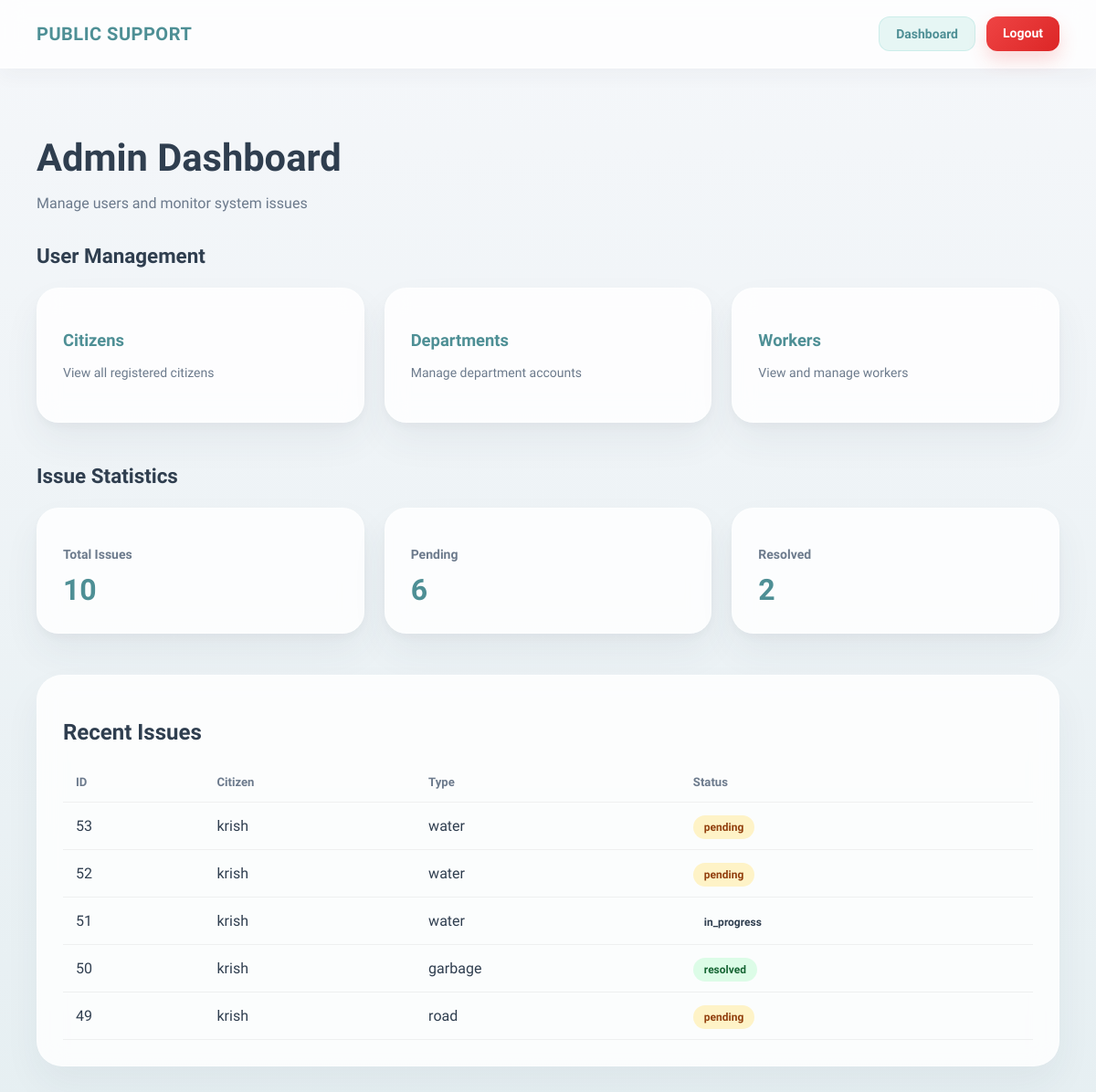
Before: /admin_dashboard/ (signed in) with the older database file.
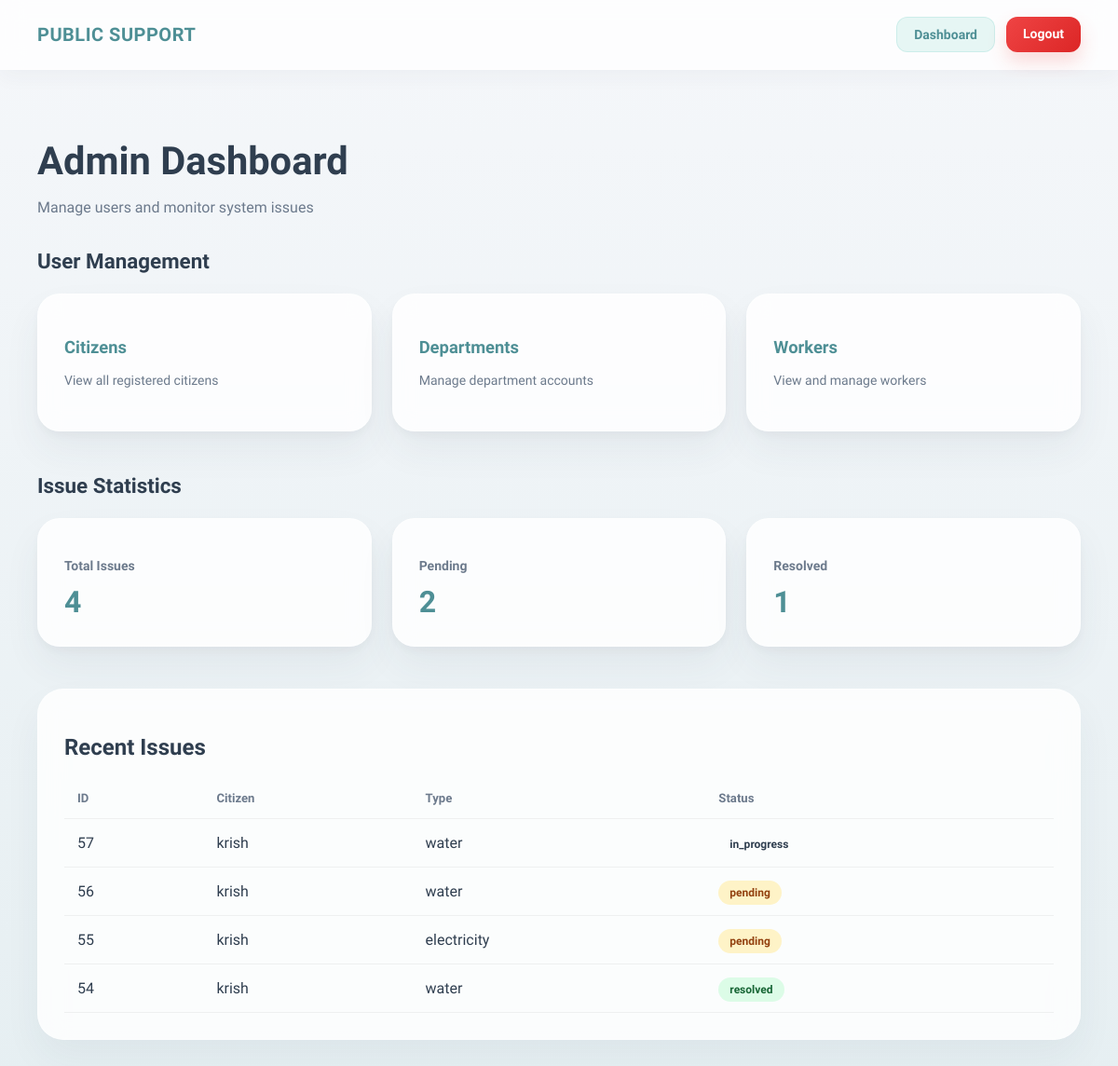
After: the same page with the newer database file.
### reports/models.py (models this page shows, shortened)
class Issue(models.Model):
    ISSUE_TYPES = [
        ('road', 'Road Problem'),
        ('water', 'Water Supply'),
        ('electricity', 'Electricity'),
        ('garbage', 'Garbage'),
    ]
    STATUS_CHOICES = [
        ('pending', 'Pending'),
        ('in_progress', 'In Progress'),
        ('resolved', 'Resolved'),
    ]
    citizen = models.ForeignKey(User, on_delete=models.CASCADE)
    worker = models.ForeignKey(
        User,
        on_delete=models.SET_NULL,
        null=True,
        blank=True,
        related_name='assigned_worker'
    )
    description = models.TextField()
    issue_type = models.CharField(max_length=50, choices=ISSUE_TYPES)
    location = models.CharField(max_length=255)
    image = models.ImageField(upload_to='issues/', blank=True, null=True)
    status = models.CharField(max_length=20, choices=STATUS_CHOICES, default='pending')
    is_escalated = models.BooleanField(default=False)
    deadline = models.DateTimeField(null=True, blank=True)
    created_at = models.DateTimeField(auto_now_add=True)

### frontend/views.py (the view)
# urls.py: path('admin_dashboard/', views.admin_dashboard, name='admin_dashboard'),
@login_required(login_url='login')
def admin_dashboard(request):
    total_users = User.objects.count()
    total_issues = Issue.objects.count()
    pending = Issue.objects.filter(status='pending').count()
    resolved = Issue.objects.filter(status='resolved').count()
    recent_issues = Issue.objects.order_by('-created_at')[:5]
    context = {
        "total_users": total_users,
        "total_issues": total_issues,
        "pending": pending,
        "resolved": resolved,
        "recent_issues": recent_issues
    }
    return render(request, "frontend/admin_dashboard.html", context)

### frontend/templates/frontend/admin_dashboard.html (shortened to what this page needs)
{% load static %}
<!DOCTYPE html>
<html lang="en">
<head>
<link rel="stylesheet" href="{% static 'css/admin_dashboard.css' %}">
</head>
<body>
<nav class="navbar">
<div class="logo">
PUBLIC SUPPORT
</div>
<div class="nav-buttons">
<a href="{% url 'admin_dashboard' %}" class="nav-btn dashboard-btn">
Dashboard
</a>
<a href="{% url 'logout' %}" class="nav-btn logout-btn">
Logout
</a>
</div>
</nav>
<div class="dashboard-container">
<header class="dashboard-header">
<h1>Admin Dashboard</h1>
<p>Manage users and monitor system issues</p>
</header>
<h2 class="section-title">User Management</h2>
<div class="user-grid">
<a href="{% url 'citizen_list' %}" class="user-card">
<h3>Citizens</h3>
<p>View all registered citizens</p>
</a>
<a href="{% url 'department_list' %}" class="user-card">
<h3>Departments</h3>
<p>Manage department accounts</p>
</a>
<a href="{% url 'worker_list' %}" class="user-card">
<h3>Workers</h3>
<p>View and manage workers</p>
</a>
</div>
<h2 class="section-title">Issue Statistics</h2>
<div class="stats-grid">
<div class="stat-card">
<h3>Total Issues</h3>
<p>{{ total_issues }}</p>
</div>
<div class="stat-card">
<h3>Pending</h3>
<p>{{ pending }}</p>
</div>
<div class="stat-card">
<h3>Resolved</h3>
<p>{{ resolved }}</p>
</div>
</div>
<div class="table-wrapper">
<h2>Recent Issues</h2>
<table class="issue-table">
<thead>
<tr>
<th>ID</th>
<th>Citizen</th>
<th>Type</th>
<th>Status</th>
</tr>
</thead>
<tbody>
{% for issue in recent_issues %}
<tr>
<td>{{ issue.id }}</td>
<td>{{ issue.citizen.username }}</td>
<td>{{ issue.issue_type }}</td>
<td>
<span class="status {{ issue.status }}">
{{ issue.status }}
</span>
</td>
</tr>
{% empty %}
<tr>
<td colspan="4" class="no-data">
No issues reported
</td>
</tr>
{% endfor %}
</tbody>
</table>
</div>
</div>
</body>
</html>

Changed rows visible on the page:
removed Issue: id "53", citizen.username "krish", issue_type "water", status "pending"
removed Issue: id "52", citizen.username "krish", issue_type "water", status "pending"
removed Issue: id "51", citizen.username "krish", issue_type "water", status "in_progress"
removed Issue: id "50", citizen.username "krish", issue_type "garbage", status "resolved"
removed Issue: id "49", citizen.username "krish", issue_type "road", status "pending"
added Issue: id "57", citizen.username "krish", issue_type "water", status "in_progress"
added Issue: id "56", citizen.username "krish", issue_type "water", status "pending"
added Issue: id "55", citizen.username "krish", issue_type "electricity", status "pending"
added Issue: id "54", citizen.username "krish", issue_type "water", status "resolved"
Other visible differences:
{{ total_issues }}: "10" → "4"
{{ pending }}: "6" → "2"
{{ resolved }}: "2" → "1"
